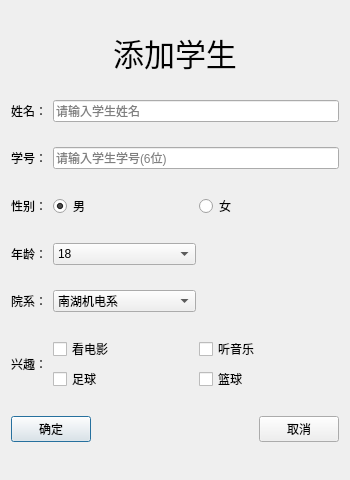
<?xml version="1.0" encoding="UTF-8"?>
<ui version="4.0">
 <class>addStu</class>
 <widget class="QDialog" name="addStu">
  <property name="windowModality">
   <enum>Qt::NonModal</enum>
  </property>
  <property name="geometry">
   <rect>
    <x>0</x>
    <y>0</y>
    <width>350</width>
    <height>480</height>
   </rect>
  </property>
  <property name="windowTitle">
   <string>添加学生</string>
  </property>
  <property name="sizeGripEnabled">
   <bool>false</bool>
  </property>
  <layout class="QVBoxLayout" name="verticalLayout">
   <property name="sizeConstraint">
    <enum>QLayout::SetDefaultConstraint</enum>
   </property>
   <item>
    <widget class="QLabel" name="label">
     <property name="sizePolicy">
      <sizepolicy hsizetype="Preferred" vsizetype="Fixed">
       <horstretch>0</horstretch>
       <verstretch>0</verstretch>
      </sizepolicy>
     </property>
     <property name="font">
      <font>
       <pointsize>23</pointsize>
      </font>
     </property>
     <property name="text">
      <string>添加学生</string>
     </property>
     <property name="alignment">
      <set>Qt::AlignCenter</set>
     </property>
    </widget>
   </item>
   <item>
    <layout class="QHBoxLayout" name="horizontalLayout" stretch="1,8">
     <item>
      <widget class="QLabel" name="label_2">
       <property name="text">
        <string>姓名：</string>
       </property>
      </widget>
     </item>
     <item>
      <widget class="QLineEdit" name="lineEdit_name">
       <property name="placeholderText">
        <string>请输入学生姓名</string>
       </property>
       <property name="clearButtonEnabled">
        <bool>true</bool>
       </property>
      </widget>
     </item>
    </layout>
   </item>
   <item>
    <layout class="QHBoxLayout" name="horizontalLayout_2" stretch="1,8">
     <item>
      <widget class="QLabel" name="label_3">
       <property name="text">
        <string>学号：</string>
       </property>
      </widget>
     </item>
     <item>
      <widget class="QLineEdit" name="lineEdit_ID">
       <property name="placeholderText">
        <string>请输入学生学号(6位)</string>
       </property>
       <property name="clearButtonEnabled">
        <bool>true</bool>
       </property>
      </widget>
     </item>
    </layout>
   </item>
   <item>
    <layout class="QHBoxLayout" name="horizontalLayout_3" stretch="1,4,4">
     <item>
      <widget class="QLabel" name="label_4">
       <property name="text">
        <string>性别：</string>
       </property>
      </widget>
     </item>
     <item>
      <widget class="QRadioButton" name="radioButton_male">
       <property name="text">
        <string>男</string>
       </property>
       <property name="checked">
        <bool>true</bool>
       </property>
       <attribute name="buttonGroup">
        <string notr="true">buttonGroup_sex</string>
       </attribute>
      </widget>
     </item>
     <item>
      <widget class="QRadioButton" name="radioButton_female">
       <property name="text">
        <string>女</string>
       </property>
       <attribute name="buttonGroup">
        <string notr="true">buttonGroup_sex</string>
       </attribute>
      </widget>
     </item>
    </layout>
   </item>
   <item>
    <layout class="QHBoxLayout" name="horizontalLayout_4" stretch="1,4,4">
     <item>
      <widget class="QLabel" name="label_5">
       <property name="text">
        <string>年龄：</string>
       </property>
      </widget>
     </item>
     <item>
      <widget class="QComboBox" name="comboBox_age">
       <property name="currentText">
        <string>18</string>
       </property>
       <property name="currentIndex">
        <number>6</number>
       </property>
       <item>
        <property name="text">
         <string>12</string>
        </property>
       </item>
       <item>
        <property name="text">
         <string>13</string>
        </property>
       </item>
       <item>
        <property name="text">
         <string>14</string>
        </property>
       </item>
       <item>
        <property name="text">
         <string>15</string>
        </property>
       </item>
       <item>
        <property name="text">
         <string>16</string>
        </property>
       </item>
       <item>
        <property name="text">
         <string>17</string>
        </property>
       </item>
       <item>
        <property name="text">
         <string>18</string>
        </property>
       </item>
       <item>
        <property name="text">
         <string>19</string>
        </property>
       </item>
       <item>
        <property name="text">
         <string>20</string>
        </property>
       </item>
       <item>
        <property name="text">
         <string>21</string>
        </property>
       </item>
       <item>
        <property name="text">
         <string>22</string>
        </property>
       </item>
       <item>
        <property name="text">
         <string>23</string>
        </property>
       </item>
       <item>
        <property name="text">
         <string>24</string>
        </property>
       </item>
       <item>
        <property name="text">
         <string>25</string>
        </property>
       </item>
       <item>
        <property name="text">
         <string>26</string>
        </property>
       </item>
       <item>
        <property name="text">
         <string>27</string>
        </property>
       </item>
       <item>
        <property name="text">
         <string>28</string>
        </property>
       </item>
       <item>
        <property name="text">
         <string>29</string>
        </property>
       </item>
       <item>
        <property name="text">
         <string>30</string>
        </property>
       </item>
       <item>
        <property name="text">
         <string>31</string>
        </property>
       </item>
       <item>
        <property name="text">
         <string>32</string>
        </property>
       </item>
      </widget>
     </item>
     <item>
      <spacer name="horizontalSpacer_2">
       <property name="orientation">
        <enum>Qt::Horizontal</enum>
       </property>
       <property name="sizeHint" stdset="0">
        <size>
         <width>40</width>
         <height>20</height>
        </size>
       </property>
      </spacer>
     </item>
    </layout>
   </item>
   <item>
    <layout class="QHBoxLayout" name="horizontalLayout_5" stretch="1,4,4">
     <item>
      <widget class="QLabel" name="label_6">
       <property name="text">
        <string>院系：</string>
       </property>
      </widget>
     </item>
     <item>
      <widget class="QComboBox" name="comboBox_yx">
       <item>
        <property name="text">
         <string>南湖机电系</string>
        </property>
       </item>
       <item>
        <property name="text">
         <string>南湖文法系</string>
        </property>
       </item>
       <item>
        <property name="text">
         <string>南湖经管系</string>
        </property>
       </item>
       <item>
        <property name="text">
         <string>南湖工程系</string>
        </property>
       </item>
      </widget>
     </item>
     <item>
      <spacer name="horizontalSpacer_3">
       <property name="orientation">
        <enum>Qt::Horizontal</enum>
       </property>
       <property name="sizeHint" stdset="0">
        <size>
         <width>40</width>
         <height>20</height>
        </size>
       </property>
      </spacer>
     </item>
    </layout>
   </item>
   <item>
    <layout class="QHBoxLayout" name="horizontalLayout_6" stretch="1,8">
     <item>
      <widget class="QLabel" name="label_7">
       <property name="text">
        <string>兴趣：</string>
       </property>
      </widget>
     </item>
     <item>
      <layout class="QGridLayout" name="gridLayout">
       <item row="0" column="0">
        <widget class="QCheckBox" name="checkBox">
         <property name="text">
          <string>看电影</string>
         </property>
         <property name="tristate">
          <bool>false</bool>
         </property>
         <attribute name="buttonGroup">
          <string notr="true">buttonGroup_ins</string>
         </attribute>
        </widget>
       </item>
       <item row="0" column="1">
        <widget class="QCheckBox" name="checkBox_2">
         <property name="text">
          <string>听音乐</string>
         </property>
         <property name="tristate">
          <bool>false</bool>
         </property>
         <attribute name="buttonGroup">
          <string notr="true">buttonGroup_ins</string>
         </attribute>
        </widget>
       </item>
       <item row="1" column="0">
        <widget class="QCheckBox" name="checkBox_3">
         <property name="text">
          <string>足球</string>
         </property>
         <property name="tristate">
          <bool>false</bool>
         </property>
         <attribute name="buttonGroup">
          <string notr="true">buttonGroup_ins</string>
         </attribute>
        </widget>
       </item>
       <item row="1" column="1">
        <widget class="QCheckBox" name="checkBox_4">
         <property name="text">
          <string>篮球</string>
         </property>
         <property name="tristate">
          <bool>false</bool>
         </property>
         <attribute name="buttonGroup">
          <string notr="true">buttonGroup_ins</string>
         </attribute>
        </widget>
       </item>
      </layout>
     </item>
    </layout>
   </item>
   <item>
    <layout class="QHBoxLayout" name="horizontalLayout_7">
     <item>
      <widget class="QPushButton" name="pushButton_ok">
       <property name="text">
        <string>确定</string>
       </property>
      </widget>
     </item>
     <item>
      <spacer name="horizontalSpacer">
       <property name="orientation">
        <enum>Qt::Horizontal</enum>
       </property>
       <property name="sizeHint" stdset="0">
        <size>
         <width>40</width>
         <height>20</height>
        </size>
       </property>
      </spacer>
     </item>
     <item>
      <widget class="QPushButton" name="pushButton_cancel">
       <property name="text">
        <string>取消</string>
       </property>
      </widget>
     </item>
    </layout>
   </item>
  </layout>
 </widget>
 <layoutdefault spacing="6" margin="11"/>
 <resources/>
 <connections/>
 <buttongroups>
  <buttongroup name="buttonGroup_sex"/>
  <buttongroup name="buttonGroup_ins">
   <property name="exclusive">
    <bool>false</bool>
   </property>
  </buttongroup>
 </buttongroups>
</ui>
